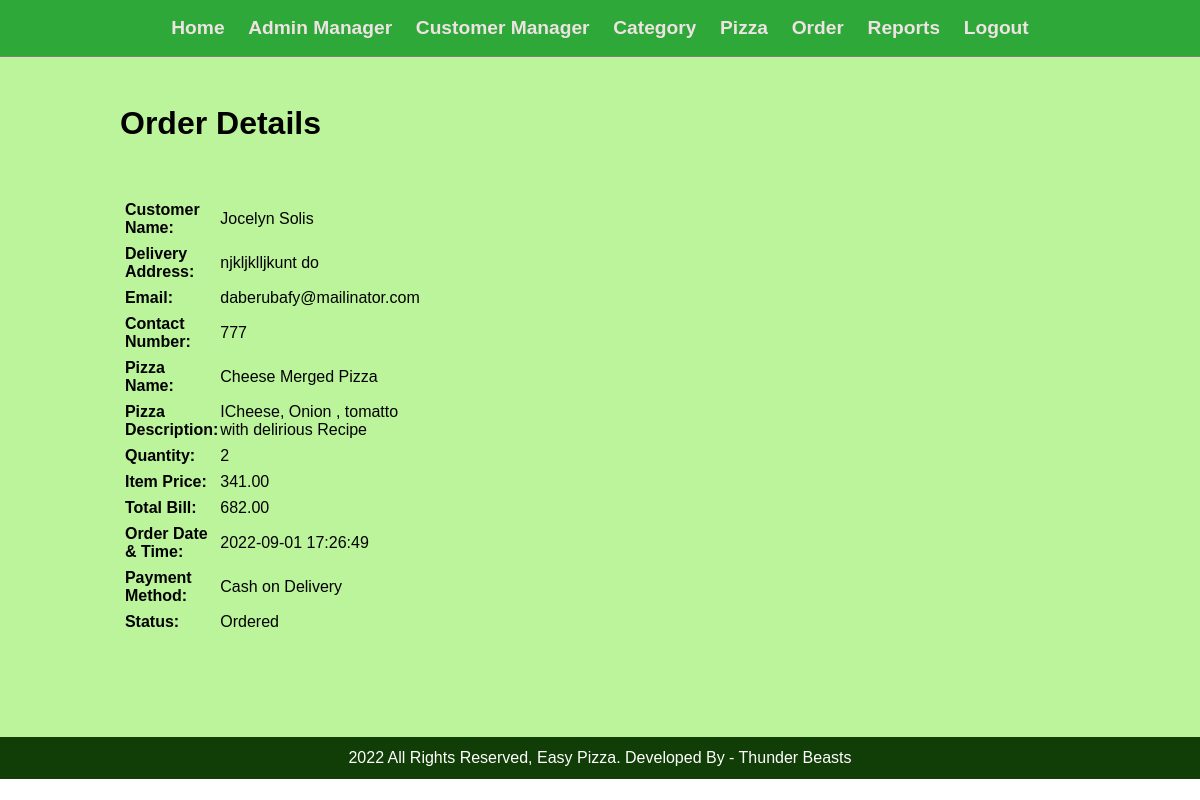
The page /admin/order-detail.php?id=21 (signed in) on the database its author committed.
### tables this page shows
CREATE TABLE `order_detail` (
  `id_order` int(10) UNSIGNED NOT NULL,
  `id_customer` int(11) NOT NULL,
  `id_pizza` int(11) NOT NULL,
  `item_price` decimal(10,2) NOT NULL,
  `item_qty` int(11) NOT NULL,
  `order_date` datetime NOT NULL,
  `order_status` varchar(50) NOT NULL,
  `delivery_address` varchar(255) NOT NULL,
  `payment_method` varchar(50) NOT NULL,
  `total_bill` decimal(10,2) NOT NULL
);

CREATE TABLE `customer` (
  `id_customer` int(10) UNSIGNED NOT NULL,
  `full_name` varchar(255) NOT NULL,
  `address` varchar(255) NOT NULL,
  `contact_number` varchar(50) NOT NULL,
  `email` varchar(255) NOT NULL,
  `username` varchar(100) NOT NULL,
  `password` varchar(255) NOT NULL,
  `active` varchar(10) NOT NULL
);

CREATE TABLE `pizza_item` (
  `id_pizza` int(10) UNSIGNED NOT NULL,
  `id_category` int(10) UNSIGNED NOT NULL,
  `title` varchar(100) NOT NULL,
  `description` text NOT NULL,
  `price` decimal(10,2) NOT NULL,
  `image_name` varchar(255) NOT NULL,
  `featured` varchar(10) NOT NULL,
  `active` varchar(10) NOT NULL
);

### admin/order-detail.php (the view, shortened to what this page needs)
<?php include('partials/menu.php') ?>
<div class="main-content">
    <div class="wrapper">
        <h1>Order Details</h1>
        <br>
        <br><br>
        <?php
        $order_id = $_GET['id'];
        $sql = "SELECT order_detail.*, customer.*, pizza_item.* FROM order_detail
        INNER JOIN customer ON customer.id_customer=order_detail.id_customer INNER JOIN pizza_item ON pizza_item.id_pizza=order_detail.id_pizza WHERE order_detail.id_order=$order_id";
        $res = mysqli_query($conn, $sql);
        if ($res == TRUE) {
            $count = mysqli_num_rows($res);
            if ($count == 1) {
                $row = mysqli_fetch_assoc($res);
                $item_price = $row['item_price'];
                $item_qty = $row['item_qty'];
                $order_date = $row['order_date'];
                $order_status = $row['order_status'];
                $delivery_address = $row['delivery_address'];
                $payment_method = $row['payment_method'];
                $total_bill = $row['total_bill'];
                $full_name = $row['full_name'];
                $contact_number = $row['contact_number'];
                $email = $row['email'];
                $pizza_title = $row['title'];
                $pizza_description = $row['description'];
            } else {
                $_SESSION['user-not-found'] = "<div class='error text-center'>Failed to Update Admin: Admin Account not Found</div>";
                header("location:" . SITEURL . 'admin/manage-admin.php');
            }
        }
        ?>
        <table class="tbl-30">
            <tr>
                <td class="td_order_detail">Customer Name:</td>
                <td><?php echo $full_name; ?></td>
            </tr>
            <tr>
                <td class="td_order_detail">Delivery Address:</td>
                <td><?php echo $delivery_address; ?></td>
            </tr>
            <tr>
                <td class="td_order_detail">Email:</td>
                <td><?php echo $email; ?></td>
            </tr>
            <tr>
                <td class="td_order_detail">Contact Number:</td>
                <td><?php echo $contact_number; ?></td>
            </tr>
            <tr>
                <td class="td_order_detail">Pizza Name:</td>
                <td><?php echo $pizza_title; ?></td>
            </tr>
            <tr>
                <td class="td_order_detail">Pizza Description:</td>
                <td><?php echo $pizza_description; ?></td>
            </tr>
            <tr>
                <td class="td_order_detail">Quantity:</td>
                <td><?php echo $item_qty; ?></td>
            </tr>
            <tr>
                <td class="td_order_detail">Item Price:</td>
                <td><?php echo $item_price; ?></td>
            </tr>
            <tr>
                <td class="td_order_detail">Total Bill:</td>
                <td><?php echo $total_bill; ?></td>
            </tr>
            <tr>
                <td class="td_order_detail">Order Date & Time:</td>
                <td><?php echo $order_date; ?></td>
            </tr>
            <tr>
                <td class="td_order_detail">Payment Method:</td>
                <td><?php echo $payment_method; ?></td>
            </tr>
            <tr>
                <td class="td_order_detail">Status:</td>
                <td><?php echo $order_status; ?></td>
            </tr>
        </table>
    </div>
</div>
<?php include('partials/footer.php') ?>

### css/admin.css (style rules this page uses)
* { margin: 0; padding: 0; font-family: Arial, Helvetica, sans-serif; }
.wrapper { padding: 1%; width: 80%; margin: 0 auto; }
.td_order_detail { font-weight: bold; }
.tbl-30 { width: 30%; }
table tr td { padding: 1%; }
.main-content { background-color: #67e61d70; padding: 3% 0; min-height: 76%; }

### rows shown on the page
order_detail: id_customer.full_name "Jocelyn Solis", delivery_address "njkljklljkunt do", id_customer.email "daberubafy@mailinator.com", id_customer.contact_number "777", id_pizza.title "Cheese Merged Pizza", id_pizza.description "ICheese, Onion , tomatto with delirious Recipe", item_qty "2", item_price "341.00", total_bill "682.00", order_date "2022-09-01 17:26:49", payment_method "Cash on Delivery", order_status "Ordered"
